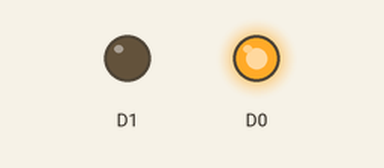
Bench run of a sketch on a simulated ESP8266 (NodeMCU). Parts: output pins drawn as LEDs (lit = HIGH).

Above: at 0.5 s.
At 2.5 s:
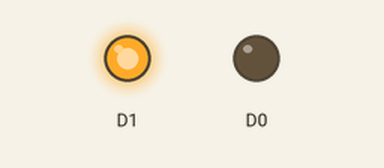
At 3.5 s:
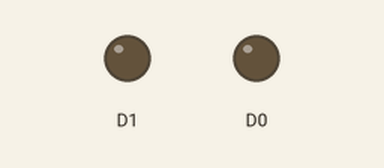
Timing chart, 0 to 5.2 s (numbered marks = the images above):
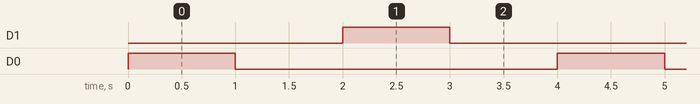

Measured:
- by itself, D1, D0: alternates HIGH for 1.0 s and LOW for 3.0 s
- by itself, everything shown: repeats every 4.0 s, in 4 steps

The sketch:

test_servo_sketch.ino
```cpp
void setup() {
  pinMode(D0, OUTPUT);
  pinMode(D1, OUTPUT);
}

void loop() {
  int mode = (millis() / 1000) % 4;
  if (mode == 0) {
    digitalWrite(D0, HIGH);
    digitalWrite(D1, LOW);
  } else if (mode == 2) {
    digitalWrite(D0, LOW);
    digitalWrite(D1, HIGH);
  } else {
    digitalWrite(D0, LOW);
    digitalWrite(D1, LOW);
  }
}
```
